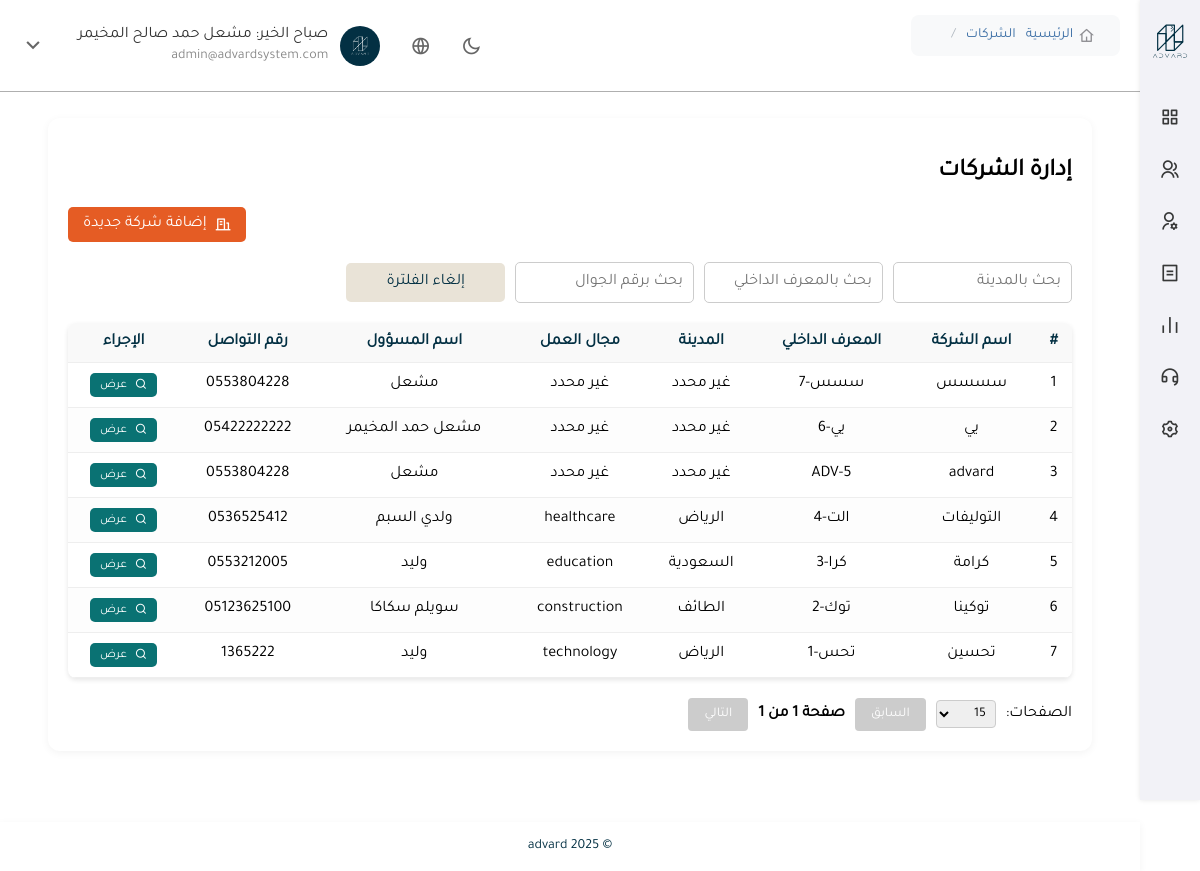
The page /admin-panel/companies/ (signed in) on the database its author committed.
### backend/accounts/models.py (models this page shows, shortened)
class CustomUser(AbstractBaseUser, PermissionsMixin):
    USER_TYPES = [
        ('internal_admin', 'مسؤول داخلي'),
        ('internal_employee', 'موظف داخلي'),
        ('client_admin', 'مدير شركة عميلة'),
        ('client_employee', 'موظف شركة عميلة'),
    ]
    email = models.EmailField(unique=True, verbose_name="البريد الإلكتروني")
    full_name = models.CharField(max_length=255, verbose_name="الاسم الكامل")
    phone = models.CharField(max_length=20, verbose_name="رقم الجوال")
    national_id = models.CharField(max_length=20, unique=True, verbose_name="رقم الهوية")
    gender = models.CharField(max_length=10, choices=[('male', 'ذكر'), ('female', 'أنثى')], null=True, blank=True)
    nationality = models.CharField(max_length=50, null=True, blank=True, verbose_name="الجنسية")
    job_title = models.CharField(max_length=100, null=True, blank=True, verbose_name="المسمى الوظيفي")
    department = models.CharField(max_length=100, null=True, blank=True, verbose_name="القسم")
    employee_code = models.CharField(max_length=50, null=True, blank=True, verbose_name="الرقم الوظيفي")
    user_type = models.CharField(max_length=20, choices=USER_TYPES, default='client_employee', verbose_name="نوع المستخدم")
    company = models.ForeignKey(Company, null=True, blank=True, on_delete=models.SET_NULL, verbose_name="الشركة التابع لها")
    image = models.ImageField(upload_to='users/', null=True, blank=True, verbose_name="الصورة الشخصية")
    is_active = models.BooleanField(default=True)
    is_staff = models.BooleanField(default=False)
    date_joined = models.DateTimeField(default=timezone.now)
    objects = CustomUserManager()
    USERNAME_FIELD = 'email'
    REQUIRED_FIELDS = ['full_name', 'national_id']
    class Meta:
        verbose_name = "المستخدم"
        verbose_name_plural = "المستخدمون"

class Company(models.Model):
    name = models.CharField(max_length=255, verbose_name="اسم الشركة")
    company_code = models.CharField(max_length=50, unique=True, verbose_name="المعرف الداخلي")
    contact_name = models.CharField(max_length=100, verbose_name="اسم المسؤول")
    contact_phone = models.CharField(max_length=20, verbose_name="رقم جوال المسؤول")
    phone = models.CharField(max_length=20, null=True, blank=True, verbose_name="هاتف الشركة")
    city = models.CharField(max_length=100, verbose_name="المدينة")
    field = models.CharField(max_length=100, verbose_name="مجال العمل")
    created_at = models.DateTimeField(auto_now_add=True, verbose_name="تاريخ الإنشاء")
    class Meta:
        verbose_name = "شركة"
        verbose_name_plural = "الشركات"

### backend/admin_panel/views.py (the view)
# urls.py: path('companies/', views.companies_list_view, name='companies'),
@login_required
def companies_list_view(request):
    companies = Company.objects.all().order_by('-created_at')
    return render(request, 'admin_panel/companies.html', {'companies': companies})

### backend/accounts/context_processors.py (called while the page is built)
def user_avatar(request):
    default_avatar = '/static/images/default_avatar.svg'
    if request.user.is_authenticated:
        avatar = getattr(request.user, 'avatar', None)
        if avatar:
            avatar_path = os.path.join(settings.MEDIA_ROOT, avatar.name)
            if os.path.exists(avatar_path):
                return {'user_avatar': avatar.url}
    return {'user_avatar': default_avatar}

### backend/admin_panel/templates/admin_panel/companies.html (shortened to what this page needs)
{% extends 'admin_panel/panel_base.html' %}
{% load static %}
{% block content %}
<div class="page-container">
    <h2>إدارة الشركات</h2>
    <div class="action-buttons">
        <a href="{% url 'admin_panel:add_company' %}?next=companies" class="btn-add">
            <i class="ri-building-line"></i> إضافة شركة جديدة
        </a>
    </div>
    <div class="filters">
        <input type="text" id="searchCity" placeholder="بحث بالمدينة">
        <input type="text" id="searchCompanyCode" placeholder="بحث بالمعرف الداخلي">
        <input type="text" id="searchPhone" placeholder="بحث برقم الجوال">
        <button id="clearFilters">إلغاء الفلترة</button>
    </div>
    <table class="data-table">
        <thead>
            <tr>
                <th>#</th>
                <th>اسم الشركة</th>
                <th>المعرف الداخلي</th>
                <th>المدينة</th>
                <th>مجال العمل</th>
                <th>اسم المسؤول</th>
                <th>رقم التواصل</th>
                <th>الإجراء</th>
            </tr>
        </thead>
        <tbody>
            {% for company in companies %}
            <tr>
                <td>{{ forloop.counter }}</td>
                <td>{{ company.name }}</td>
                <td>{{ company.company_code }}</td>
                <td>{{ company.city }}</td>
                <td>{{ company.field }}</td>
                <td>{{ company.contact_name }}</td>
                <td>{{ company.contact_phone }}</td>
                <td>
                    <a href="{% url 'admin_panel:company_info' company.id %}" class="btn-view-details">
                        <i class="ri-search-line"></i> عرض
                    </a>
                </td>
            </tr>
            {% empty %}
            <tr>
                <td colspan="8">لا توجد شركات مسجلة حتى الآن.</td>
            </tr>
            {% endfor %}
        </tbody>
    </table>
    <div class="pagination">
        <label for="rowsPerPage">الصفحات:</label>
        <select id="rowsPerPage">
            <option value="15" selected>15</option>
        </select>
        <button id="prevPage" disabled>السابق</button>
        <span id="pageInfo"></span>
        <button id="nextPage">التالي</button>
    </div>
</div>
{% endblock %}

### backend/admin_panel/templates/admin_panel/panel_base.html (shortened to what this page needs)
{% load static %}
{% load i18n %}
<!DOCTYPE html>
<html lang="{{ LANGUAGE_CODE }}" dir="{% if LANGUAGE_CODE == 'ar' %}rtl{% else %}ltr{% endif %}">
<head>
    <link rel="stylesheet" href="{% static 'fonts/tajawal.css' %}">
    <link href="https://cdn.jsdelivr.net/npm/remixicon/fonts/remixicon.css" rel="stylesheet">
    <link rel="stylesheet" href="{% static 'css/shared.css' %}">
    <link rel="stylesheet" href="{% static 'css/panel_style.css' %}">
    <link rel="stylesheet" href="{% static 'css/dark_mode.css' %}">
</head>
<body class="{% if dark_mode %}dark-mode{% endif %}">
    <div class="panel-wrapper">
        <aside class="sidebar">
            <div class="logo">
                <img src="/static/images/iconlogowi.svg" alt="الشعار" style="max-width: 40px;">
            </div>
            <nav class="sidebar-nav">
                <ul>
                    <li>
                        <button class="sidebar-link" data-target="dashboard-menu">
                            <i class="ri-function-line"></i>
                        </button>
                    </li>
                    <li>
                        <button class="sidebar-link" data-target="clients-menu">
                            <i class="ri-group-line"></i>
                        </button>
                    </li>
                    <li>
                        <button class="sidebar-link" data-target="system-users-menu">
                            <i class="ri-user-settings-line"></i>
                        </button>
                    </li>
                    <li>
                        <button class="sidebar-link" data-target="finance-menu">
                            <i class="ri-bill-line"></i>
                        </button>
                    </li>
                    <li>
                        <button class="sidebar-link" data-target="insights-menu">
                            <i class="ri-bar-chart-line"></i>
                        </button>
                    </li>
                    <li>
                        <button class="sidebar-link" data-target="support-menu">
                            <i class="ri-customer-service-line"></i>
                        </button>
                    </li>
                    <li>
                        <button class="sidebar-link" data-target="settings-menu">
                            <i class="ri-settings-3-line"></i>
                        </button>
                    </li>
                </ul>
            </nav>
        </aside>
        <header class="panel-header">
            <div class="user-menu">
                <i class="ri-moon-line theme-toggle" id="theme-toggle"></i>
                <i class="ri-global-line lang-toggle" id="lang-toggle"></i>
                <div class="user-info">
                    {% if request.user.is_authenticated and request.user.image %}
                    <img src="{{ request.user.image.url }}" class="avatar" alt="الصورة الشخصية">
                {% else %}
                    <img src="{% static 'images/default_avatar.svg' %}" class="avatar" alt="الصورة الافتراضية">
                {% endif %}
                    <div class="user-details">
                        <span class="user-name">
                        </span>
                        <span class="user-email">{{ request.user.email }}</span>
                    </div>
                    <button class="dropdown-toggle">
                        <i class="ri-arrow-down-s-line dropdown-icon"></i>
                    </button>
                </div>
            </div>
                <nav class="breadcrumb-wrapper">
                    <ul class="breadcrumb" id="breadcrumb-list">
                        <li class="breadcrumb-item">
                            <a href="{% url 'admin_panel:dashboard' %}">
                                 {% trans "الرئيسية" %}<i class="ri-home-4-line"></i>
                            </a>
                        </li>
                    </ul>
                </nav>
        </header>
        <div class="main-container">
            <main>
                {% block content %}{% endblock %}
            </main>
            <footer class="panel-footer">
                <p>© 2025 advard</p>
            </footer>
        </div>
    </div>
</body>
</html>

### backend/static/css/shared.css (style rules this page uses)
body { overflow-y: auto; overflow-x: hidden; }
.avatar { width: 40px; height: 40px; border-radius: 50%; object-fit: cover; }
body { font-family: 'Tajawal', sans-serif; }
.panel-wrapper { display: flex; flex-direction: row; width: 100%; }
.page-container { background-color: #fff; padding: 20px; border-radius: 12px; box-shadow: 0 2px 8px rgba(0, 0, 0, 0.05); direction: rtl; width: 100%; margin: 20px 0 40px 0; position: relative; box-sizing: border-box; }
.sidebar { width: 60px; background-color: #F2F2F7; color: #373838; padding: 20px 10px; box-shadow: 0 0 5px rgba(0, 0, 0, 0.1); display: flex; flex-direction: column; align-items: center; direction: rtl; height: 100vh; overflow-y: auto; position: fixed; z-index: 999; right: 0; top: 0; box-sizing: border-box; transition: width 0.3s ease; }
.logo { max-height: 40px; width: auto; display: block; margin: 0 auto 20px; }
.sidebar-nav { width: 100%; }
.sidebar-nav ul { list-style: none; padding: 0; width: 100%; }
.sidebar-nav ul li { margin-bottom: 10px; position: relative; }
.sidebar-nav ul li .sidebar-link { background: none; border: none; color: #373838; display: flex; align-items: center; justify-content: center; padding: 10px; border-radius: 3px; width: 100%; cursor: pointer; transition: background-color 0.3s ease; stroke-width: 20px; }
.sidebar-nav ul li .sidebar-link i { font-size: 20px; font-weight: normal; }
.main-container { margin-top: 50px; margin-bottom: 80px; margin-right: 60px; width: calc(100% - 60px); padding: 20px; height: calc(100vh - 120px); box-sizing: border-box; position: relative; z-index: 1; transition: margin-right 0.3s ease, width 0.3s ease; }
.panel-header { background-color: #ffffff; padding: 15px 20px; box-shadow: none; border-bottom: 1px solid rgba(97, 96, 96, 0.5); display: flex; justify-content: flex-start; direction: ltr; align-items: center; position: fixed; top: 0; right: 60px; left: 0; z-index: 998; transition: right 0.3s ease; }
.dropdown-toggle { background: none; border: none; padding: 0; margin-inline-start: 20px; cursor: pointer; display: inline-block; align-items: center; transition: transform 0.3s ease; }
.dropdown-icon { font-size: 25px; color: #666; transition: transform 0.3s ease; }
.user-menu { display: flex; align-items: center; flex-direction: row; margin-right: auto; direction: rtl; }
.user-info { display: flex; align-items: center; gap: 12px; }
.user-name { font-size: 16px; color: #333; }
.user-details { display: flex; flex-direction: column; align-items: flex-start; }
.user-email { font-size: 14px; color: #888; direction: ltr; margin-top: 3px; }
.theme-toggle { font-size: 20px; color: #666; cursor: pointer; margin-left: 30px; }
.lang-toggle { font-size: 20px; color: #666; cursor: pointer; margin-left: 30px; }
main { padding: 20px; flex: 1; padding-bottom: 80px; }
.panel-footer { background-color: #ffffff; color: #033043; box-shadow: 0 2px 8px rgba(0, 0, 0, 0.05); text-align: center; padding: 2px 0; font-size: 14px; position: fixed; bottom: 0; right: 60px; left: 0; z-index: 998; transition: right 0.3s ease; }
.breadcrumb { display: flex; list-style: none; padding: 0; margin: 0; margin-right: 25px; }
.breadcrumb-item { margin-left: 10px; }
.breadcrumb-item a { text-decoration: none; color: #007AFF; transition: color 0.3s ease; }
.breadcrumb-item i { margin-right: 5px; font-size: 16px; color: #8E8E92; }

### backend/admin_panel/templates/admin_panel/companies.html (style rules this page uses)
.action-buttons { text-align: left; margin-bottom: 20px; }
.btn-add { background-color: #E55C24; color: white; padding: 8px 15px; border-radius: 5px; font-size: 16px; transition: all 0.3s ease; display: inline-flex; align-items: center; gap: 8px; text-decoration: none; }
.btn-view-details { display: inline-flex; align-items: center; gap: 8px; padding: 5px 10px; background-color: #0A7273; color: #fff; text-decoration: none; border-radius: 5px; font-family: 'Tajawal', sans-serif; font-size: 12px; transition: background-color 0.3s ease; }
.filters { display: flex; gap: 10px; margin-bottom: 15px; justify-content: right; align-items: center; font-family: 'Tajawal'; }
.filters input, .filters select, .filters button { padding: 10px; font-size: 16px; border-radius: 5px; border: 1px solid #ccc; outline: none; transition: all 0.3s ease; font-family: 'Tajawal'; }
.filters button { background-color: #E9E3D7; color: #033043; border: none; cursor: pointer; font-family: 'Tajawal'; padding: 10px 40px; }

### rows shown on the page
CustomUser: user.image (picture), user.email "admin@advardsystem.com"
Company: name "سسسس", company_code "سسس-7", city "غير محدد", field "غير محدد", contact_name "مشعل", contact_phone "0553804228"
Company: name "يي", company_code "يي-6", city "غير محدد", field "غير محدد", contact_name "مشعل حمد المخيمر", contact_phone "05422222222"
Company: name "advard", company_code "ADV-5", city "غير محدد", field "غير محدد", contact_name "مشعل", contact_phone "0553804228"
Company: name "التوليفات", company_code "الت-4", city "الرياض", field "healthcare", contact_name "ولدي السبم", contact_phone "0536525412"
Company: name "كرامة", company_code "كرا-3", city "السعودية", field "education", contact_name "وليد", contact_phone "0553212005"
Company: name "توكينا", company_code "توك-2", city "الطائف", field "construction", contact_name "سويلم سكاكا", contact_phone "05123625100"
Company: name "تحسين", company_code "تحس-1", city "الرياض", field "technology", contact_name "وليد", contact_phone "1365222"
